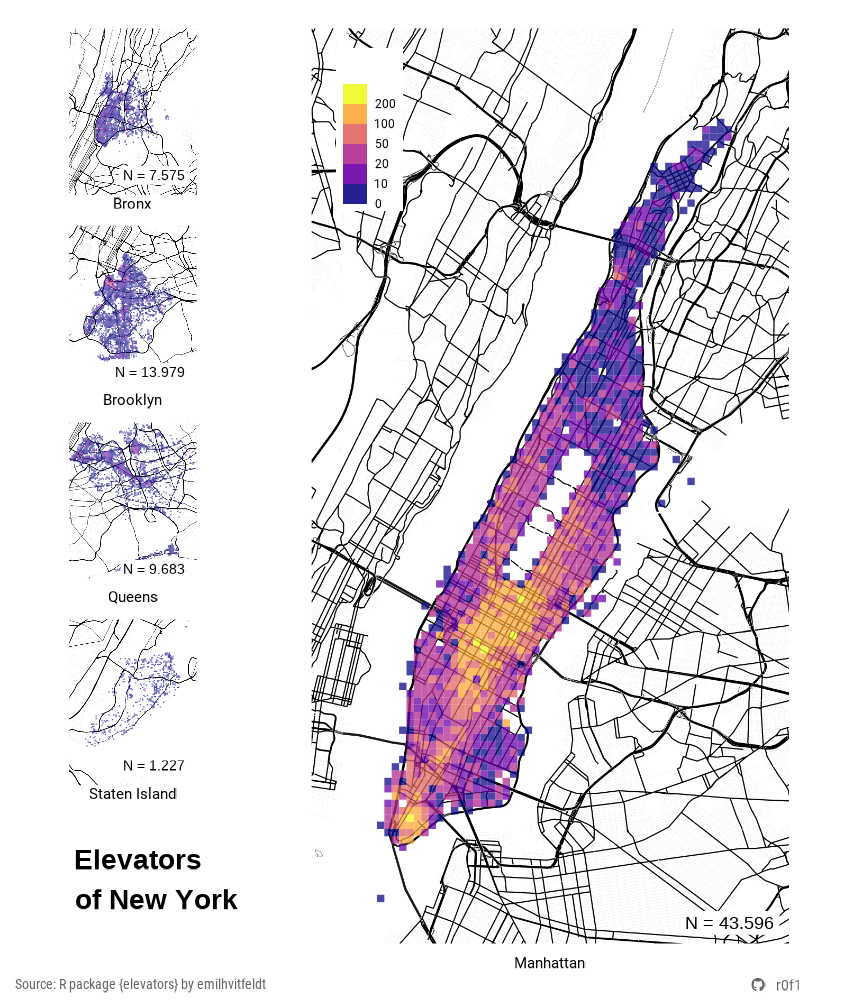

This figure's R source:
library(tidyverse)
library(ggmap)
library(gridExtra)
library(showtext)
library(patchwork)

sysfonts::font_add(
  family = "Font Awesome 6 Brands",
  regular = "fontawesome/otfs/Font Awesome 7 Brands-Regular-400.otf"
)
font_add_google("Roboto")
font_add_google("Roboto Condensed")
showtext_auto()
showtext_opts(dpi = 100)

social_caption <- glue::glue(
  "<span style='font-family:\"Font Awesome 6 Brands\";'>&#xf09b; </span>",
  "<span> r0f1</span>",
)

elevators <- read_csv("data/elevators.csv")

maps <- paste0("data/nyc_map", 1:5, ".rds")
if (all(file.exists(maps))) {
  map_list <- lapply(maps, readRDS)
} else {
  ggmap::register_stadiamaps(Sys.getenv("STADIAMAPS_KEY"))
  bboxes <- list(
    c(-74.022, 40.697, -73.907, 40.882), # Manhattan
    c(-73.94, 40.79, -73.77, 40.915), # Bronx
    c(-74.05, 40.56, -73.83, 40.745), # Brooklyn
    c(-73.963, 40.54, -73.70, 40.80), # Queens
    c(-74.26, 40.49, -74.05, 40.652) # Staten Island
  )

  # Calculate width and height for each bbox
  widths <- sapply(bboxes, \(b) b[3] - b[1])
  heights <- sapply(bboxes, \(b) b[4] - b[2])

  max_width <- max(widths)
  max_height <- max(heights)

  # Adjust bboxes to have uniform dimensions
  bboxes <- lapply(bboxes, \(b) {
    current_width <- b[3] - b[1]
    current_height <- b[4] - b[2]
    center_long <- (b[1] + b[3]) / 2
    center_lat <- (b[2] + b[4]) / 2

    c(
      center_long - max_width / 2, # left
      center_lat - max_height / 2, # bottom
      center_long + max_width / 2, # right
      center_lat + max_height / 2 # top
    )
  })

  offset = 0.02
  bboxes[[1]] <- c(
    -74.022 - offset,
    40.697 - offset,
    -73.907 + offset,
    40.882 + offset
  )

  map_list <- lapply(bboxes, \(b) {
    get_stadiamap(
      bbox = c(left = b[1], bottom = b[2], right = b[3], top = b[4]),
      zoom = if (b[1] == -74.022 - offset) 13 else 11,
      maptype = "stamen_toner_lines",
    )
  })
  mapply(saveRDS, map_list, maps)
}

data <- elevators |>
  filter(LONGITUDE > -77) |>
  select(Borough, LATITUDE, LONGITUDE) |>
  drop_na() |>
  rename(long = LONGITUDE, lat = LATITUDE)

boroughs <- c("Manhattan", "Bronx", "Brooklyn", "Queens", "Staten Island")


plots <- map2(map_list, boroughs, \(m, b) {
  borough_data <- filter(data, Borough == b)
  n_elevators <- nrow(borough_data)

  if (b == "Manhattan") {
    bin_data <- ggplot_build(
      ggplot(borough_data, aes(long, lat)) +
        geom_bin2d(binwidth = c(0.0012 * 2, 0.0009 * 2))
    )$data[[1]]

    top_5_bins <- bin_data |>
      arrange(desc(count)) |>
      slice(1:5) |>
      select(x, y, count)
  }

  margin_axis_text <- case_when(
    b == "Manhattan" ~ 10,
    b == "Bronx" ~ 2,
    b == "Brooklyn" ~ 2,
    b == "Queens" ~ 2,
    b == "Staten Island" ~ 2
  )
  ggmap(m) +
    geom_bin2d(
      data = borough_data,
      aes(long, lat),
      binwidth = c(0.0012 * 2, 0.0009 * 2),
      alpha = 0.75,
    ) +
    scale_fill_viridis_b(
      alpha = 0.9,
      breaks = c(0, 10, 20, 50, 100, 200, 500),
      name = "",
      labels = function(x) ifelse(x == 500, "", x),
      limits = c(0, 500),
      oob = scales::squish,
      option = "plasma",
    ) +
    geom_label(
      x = Inf,
      y = -Inf,
      label = paste0(
        "N = ",
        format(n_elevators, big.mark = ".", scientific = FALSE)
      ),
      hjust = 1.1,
      vjust = if (b == "Manhattan") -0.4 else -0.6,
      fill = "white",
      label.size = 0,
      size = if (b == "Manhattan") 4.5 else 3.5,
    ) +
    labs(x = b, y = "") +
    theme_minimal() +
    theme(
      axis.text = element_blank(),
      axis.title.x = element_text(
        margin = margin(t = margin_axis_text)
      ),
      panel.grid.major = element_blank(),
      panel.grid.minor = element_blank(),
      legend.background = element_rect(fill = "white", color = NA),
      legend.justification = c(0, 0),
      legend.position = if (b == "Manhattan") c(0.05, 0.8) else "none",
      legend.title = element_text(margin = margin(b = 10)),
      plot.margin = margin(b = 10),
      text = element_text(family = "Roboto"),
    )
})

text_plot <- ggplot() +
  xlim(-1, 1) +
  ylim(-1, 1) +
  annotate(
    "text",
    x = -1,
    y = 0,
    label = "Elevators\nof New York",
    hjust = 0,
    size = 7,
    fontface = "bold",
  ) +
  coord_cartesian(clip = "off") +
  theme_void() +
  theme(plot.margin = margin(0, 0, 0, 0))


layout <- (plots[[2]] / plots[[3]] / plots[[4]] / plots[[5]] / text_plot) |
  (plots[[1]])

p <- layout +
  plot_layout(widths = c(0.3, 0.7)) +
  labs(
    caption = social_caption,
  ) +
  theme(
    plot.margin = margin(15, 30, 15, 30),
    plot.caption = ggtext::element_markdown(
      size = 10,
      color = "grey40",
    ),
  ) +
  patchwork::plot_annotation(
    caption = "Source: R package {elevators} by emilhvitfeldt",
    theme = theme(
      plot.caption = element_text(
        size = 10,
        hjust = 0,
        margin = margin(t = -25, l = 5),
        color = "grey40",
      ),
      text = element_text(family = "Roboto Condensed"),
    )
  )

ggsave(
  here::here("projects", "project_0016", "elevators.png"),
  plot = p,
  width = 850,
  height = 1000,
  units = "px",
  dpi = 100,
)
